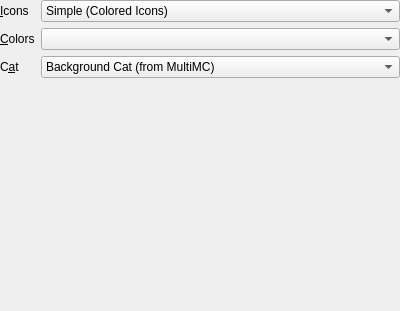
<?xml version="1.0" encoding="UTF-8"?>
<ui version="4.0">
 <class>ThemeCustomizationWidget</class>
 <widget class="QWidget" name="ThemeCustomizationWidget">
  <property name="geometry">
   <rect>
    <x>0</x>
    <y>0</y>
    <width>400</width>
    <height>311</height>
   </rect>
  </property>
  <property name="windowTitle">
   <string notr="true">Form</string>
  </property>
  <layout class="QFormLayout" name="formLayout">
   <property name="sizeConstraint">
    <enum>QLayout::SetMinimumSize</enum>
   </property>
   <property name="leftMargin">
    <number>0</number>
   </property>
   <property name="topMargin">
    <number>0</number>
   </property>
   <property name="rightMargin">
    <number>0</number>
   </property>
   <property name="bottomMargin">
    <number>0</number>
   </property>
   <item row="0" column="0">
    <widget class="QLabel" name="iconsLabel">
     <property name="text">
      <string>&amp;Icons</string>
     </property>
     <property name="buddy">
      <cstring>iconsComboBox</cstring>
     </property>
    </widget>
   </item>
   <item row="0" column="1">
    <widget class="QComboBox" name="iconsComboBox">
     <property name="sizePolicy">
      <sizepolicy hsizetype="Expanding" vsizetype="Fixed">
       <horstretch>0</horstretch>
       <verstretch>0</verstretch>
      </sizepolicy>
     </property>
     <property name="focusPolicy">
      <enum>Qt::StrongFocus</enum>
     </property>
     <item>
      <property name="text">
       <string>Simple (Colored Icons)</string>
      </property>
     </item>
     <item>
      <property name="text">
       <string>Simple (Light Icons)</string>
      </property>
     </item>
     <item>
      <property name="text">
       <string>Simple (Dark Icons)</string>
      </property>
     </item>
     <item>
      <property name="text">
       <string>Simple (Blue Icons)</string>
      </property>
     </item>
     <item>
      <property name="text">
       <string>Breeze Light</string>
      </property>
     </item>
     <item>
      <property name="text">
       <string>Breeze Dark</string>
      </property>
     </item>
     <item>
      <property name="text">
       <string notr="true">OSX</string>
      </property>
     </item>
     <item>
      <property name="text">
       <string notr="true">iOS</string>
      </property>
     </item>
     <item>
      <property name="text">
       <string>Flat</string>
      </property>
     </item>
     <item>
      <property name="text">
       <string>Flat (White)</string>
      </property>
     </item>
     <item>
      <property name="text">
       <string>Legacy</string>
      </property>
     </item>
     <item>
      <property name="text">
       <string>Custom</string>
      </property>
     </item>
    </widget>
   </item>
   <item row="1" column="0">
    <widget class="QLabel" name="widgetThemeLabel">
     <property name="text">
      <string>&amp;Colors</string>
     </property>
     <property name="buddy">
      <cstring>widgetStyleComboBox</cstring>
     </property>
    </widget>
   </item>
   <item row="1" column="1">
    <widget class="QComboBox" name="widgetStyleComboBox">
     <property name="sizePolicy">
      <sizepolicy hsizetype="Expanding" vsizetype="Fixed">
       <horstretch>0</horstretch>
       <verstretch>0</verstretch>
      </sizepolicy>
     </property>
     <property name="focusPolicy">
      <enum>Qt::StrongFocus</enum>
     </property>
    </widget>
   </item>
   <item row="2" column="0">
    <widget class="QLabel" name="backgroundCatLabel">
     <property name="text">
      <string>C&amp;at</string>
     </property>
     <property name="buddy">
      <cstring>backgroundCatComboBox</cstring>
     </property>
    </widget>
   </item>
   <item row="2" column="1">
    <widget class="QComboBox" name="backgroundCatComboBox">
     <property name="sizePolicy">
      <sizepolicy hsizetype="Expanding" vsizetype="Fixed">
       <horstretch>0</horstretch>
       <verstretch>0</verstretch>
      </sizepolicy>
     </property>
     <property name="focusPolicy">
      <enum>Qt::StrongFocus</enum>
     </property>
     <item>
      <property name="text">
       <string>Background Cat (from MultiMC)</string>
      </property>
     </item>
     <item>
      <property name="text">
       <string>Rory ID 11 (drawn by Ashtaka)</string>
      </property>
     </item>
     <item>
      <property name="text">
       <string>Rory ID 11 (flat edition, drawn by Ashtaka)</string>
      </property>
     </item>
     <item>
      <property name="text">
       <string>Teawie (drawn by SympathyTea)</string>
      </property>
     </item>
    </widget>
   </item>
  </layout>
 </widget>
 <resources/>
 <connections/>
</ui>
